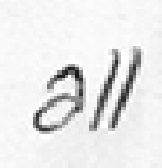
#> input picture backend/atest/5.png, 162 x 168 px, found by its file name
$ python Curvature_Continuity.py
#> lines starting #> are read from the running program, lines starting #| are printed output that depends on the picture; after the words box and inside, x2 and y2 are one past the last pixel; in counts of white or black regions, pixels touching at a corner belong together
import cv2
import numpy as np
import matplotlib.pyplot as plt
import math
import base64
from io import BytesIO


class CursiveCurvatureAnalyzer:
    def __init__(self, image_input, is_base64=True):
        """
        Initializes the CursiveCurvatureAnalyzer with either a base64 encoded image or image path.

        Parameters:
            image_input (str): Either base64 encoded image string or image file path
            is_base64 (bool): If True, image_input is treated as base64 string, else as file path
        """
#> called with image_input = 'atest/5.png', is_base64 = False
        if is_base64:
            # Decode base64 image
            img_data = base64.b64decode(image_input)
            nparr = np.frombuffer(img_data, np.uint8)
            self.img = cv2.imdecode(nparr, cv2.IMREAD_COLOR)
            if self.img is None:
                raise ValueError("Error: Could not decode base64 image")
        else:
            # Read image from file path
            self.img = cv2.imread(image_input)
#> self.img is the input picture: shape (168, 162, 3); min 24, max 255, mean 231.7
            if self.img is None:
                raise ValueError(f"Error: Could not read image at {image_input}")

        self.binary = None
        self.contours = None
        self.all_polys = []
        self.segment_lengths = []

    def _preprocess_image(self):
        """
        Convert the image to grayscale and apply binary thresholding.
        """
        gray = cv2.cvtColor(self.img, cv2.COLOR_BGR2GRAY)
        _, self.binary = cv2.threshold(gray, 127, 255, cv2.THRESH_BINARY_INV)

    def _find_contours(self):
        """
        Find external contours of the binary image.
        """
        self.contours, _ = cv2.findContours(self.binary, cv2.RETR_EXTERNAL, cv2.CHAIN_APPROX_NONE)

    def _compute_contours(self):
        """
        Process each contour to compute simplified polygon approximations and segment lengths.
        """
        for cnt in self.contours:
            # Skip very small contours that might be noise
            if cv2.contourArea(cnt) < 50:
                continue

            # Approximate contour with tolerance proportional to its perimeter
            epsilon = 0.01 * cv2.arcLength(cnt, closed=True)
            poly = cv2.approxPolyDP(cnt, epsilon, closed=True)
            self.all_polys.append(poly)

            # Calculate lengths of each segment in the polyline
            for i in range(len(poly)):
                x1, y1 = poly[i][0]
                x2, y2 = poly[(i + 1) % len(poly)][0]  # wrap-around for closed contour
                seg_len = math.hypot(x2 - x1, y2 - y1)
                self.segment_lengths.append(seg_len)

    def _calculate_statistics(self):
        """
        Normalize segment lengths by image height and compute statistical measures.
        """
        if not self.segment_lengths:
            return {
                "avg_normalized_segment_length": 0,
                "median_normalized_segment_length": 0,
                "segment_count": 0,
                "total_contours": 0
            }

        H = self.binary.shape[0]
        normalized_segment_lengths = [length / H for length in self.segment_lengths]
        avg_length = np.mean(normalized_segment_lengths)
        median_length = np.median(normalized_segment_lengths)

        return {
            "avg_normalized_segment_length": avg_length,
            "median_normalized_segment_length": median_length,
            "segment_count": len(self.segment_lengths),
            "total_contours": len(self.contours)
        }

    def _generate_visualization(self, normalized_segment_lengths, metrics):
        """
        Generate visualization plots and return them as base64 encoded images.
        """
        graphs = []

        # Draw contours and the simplified polygons on a copy of the original image
        debug_img = self.img.copy()
        cv2.drawContours(debug_img, self.contours, -1, (0, 255, 0), 2)
        cv2.drawContours(debug_img, self.all_polys, -1, (0, 0, 255), 2)

        # Create the visualization plot
        plt.figure(figsize=(12, 10))

        plt.subplot(2, 2, 1)
        plt.imshow(cv2.cvtColor(self.img, cv2.COLOR_BGR2RGB))
        plt.title("Original Image")
        plt.axis('off')

        plt.subplot(2, 2, 2)
        plt.imshow(self.binary, cmap='gray')
        plt.title("Binary Image")
        plt.axis('off')

        plt.subplot(2, 2, 3)
        plt.imshow(cv2.cvtColor(debug_img, cv2.COLOR_BGR2RGB))
        plt.title("Contours (green) and Simplified Polygon (red)")
        plt.axis('off')

        plt.subplot(2, 2, 4)
        plt.hist(normalized_segment_lengths, bins=20)
        plt.axvline(metrics["avg_normalized_segment_length"], color='r', linestyle='dashed', linewidth=2)
        plt.title(f"Segment Length Distribution\nAvg: {metrics['avg_normalized_segment_length']:.3f}")
        plt.xlabel("Normalized Length")
        plt.ylabel("Frequency")

        plt.tight_layout()

        # Convert plot to base64
        buf = BytesIO()
        plt.savefig(buf, format='png', bbox_inches='tight')
        buf.seek(0)
        plot_base64 = base64.b64encode(buf.getvalue()).decode('utf-8')
        plt.close()

        graphs.append(plot_base64)
        return graphs

    def analyze(self, debug=False):
        """
        Run the complete analysis pipeline and return metrics and optional visualizations.

        Parameters:
            debug (bool): If True, includes visualization plots in the results.

        Returns:
            dict: Contains metrics and optional visualization graphs
        """
        self._preprocess_image()
#> in _preprocess_image, `_, self.binary = cv2.threshold(gray, 127, 255, cv2.THRESH_BINARY_INV)`:
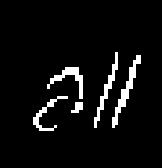
#> self.binary: shape (168, 162); 5.6% white; 5 white regions
        self._find_contours()
#> in _find_contours, `self.contours, _ = cv2.findContours(self.binary, cv2.RETR_EXTERNAL, cv..`: self.contours = 5 contours; box (x1, y1, x2, y2) and area: (112, 55, 141, 128) 366, (47, 67, 83, 99) 268, (94, 52, 118, 128) 259, (33, 96, 68, 131) 190, (71, 102, 83, 113) 67
        self._compute_contours()
#> the loop in _compute_contours, `for cnt in self.contours:` made 5 passes
#> epsilon on passes 1 to 5: 0.408, 1.68, 1.54, 1.92, 1.89
#> after the loop in _compute_contours, `for cnt in self.contours:`: self.all_polys = 5 contours; box (x1, y1, x2, y2) and area: (112, 55, 141, 128) 384, (47, 67, 83, 99) 278, (94, 52, 118, 128) 266, (33, 96, 68, 131) 210, (71, 102, 83, 113) 67; self.segment_lengths = 96 values, max 28.16 at index 95, min 1.41 at index 2, mean 7.28
        metrics = self._calculate_statistics()
#> in _calculate_statistics, `normalized_segment_lengths = [length / H for length in self.segment_le..`: normalized_segment_lengths = 96 values, max 0.168 at index 95, min 0.00842 at index 2, mean 0.0433
#> in _calculate_statistics, `avg_length = np.mean(normalized_segment_lengths)`: avg_length = 0.0433
#> in _calculate_statistics, `median_length = np.median(normalized_segment_lengths)`: median_length = 0.0389
#> metrics = {'avg_normalized_segment_length': 0.0433, 'median_normalized_segment_length': 0.0389, 'segment_count': 96, 'total_contours': 5}

        result = {
            'metrics': metrics,
            'graphs': [],
            'preprocessed_image': ''
        }

        if debug:
            _, buffer = cv2.imencode('.png', self.binary)
#> buffer = 1075 values, max 255 at index 53, min 0 at index 8, mean 120.6
            preprocessed_image_base64 = base64.b64encode(buffer).decode('utf-8')
            result['preprocessed_image'] = preprocessed_image_base64

        if debug and self.segment_lengths:
            H = self.binary.shape[0]
            normalized_segment_lengths = [length / H for length in self.segment_lengths]
            result['graphs'] = self._generate_visualization(normalized_segment_lengths, metrics)
#> in _generate_visualization, `cv2.drawContours(debug_img, self.all_polys, -1, (0, 0, 255), 2)`:
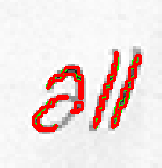
#> debug_img: shape (168, 162, 3); mean B, G, R 222, 224, 239.9
#> in _generate_visualization, `plt.savefig(buf, format='png', bbox_inches='tight')`:
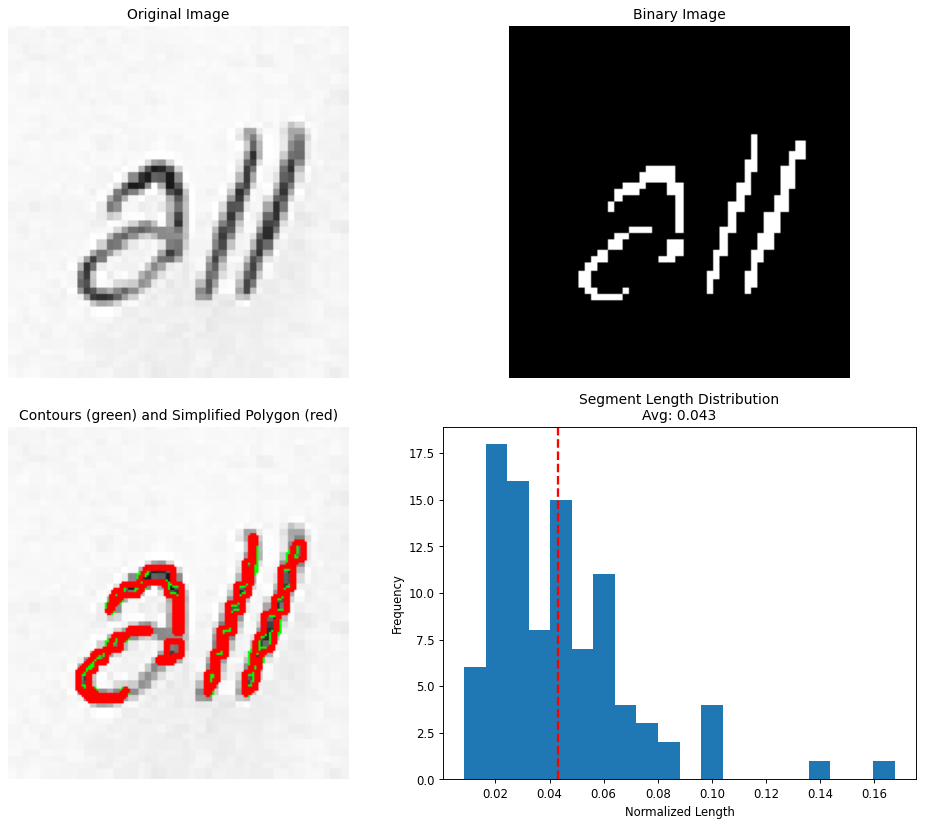
#> figure drawn by matplotlib, 4 panels; panel 4: tallest bar 18 high, from x = 0.0164 to 0.0243

        return result


if __name__ == "__main__":
    # Example with file path
    image_path = "atest/5.png"
    analyzer = CursiveCurvatureAnalyzer(image_path, is_base64=False)
    results = analyzer.analyze(debug=True)
#> results = 3 items
    print(results)
#> (printed output is left out)

$ run again, with backend/atest/1.png copied over backend/atest/5.png
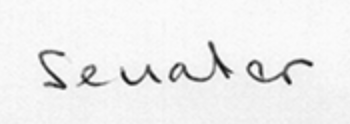
#> input picture backend/atest/1.png, 350 x 124 px, found by its file name
#> in __init__, self.img is the input picture: shape (124, 350, 3); min 14, max 254, mean 238
#> in _preprocess_image, `_, self.binary = cv2.threshold(gray, 127, 255, cv2.THRESH_BINARY_INV)`:
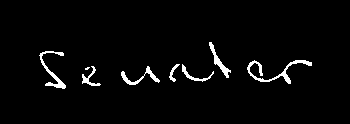
#> self.binary: shape (124, 350); 2.9% white; 8 white regions (1 under 20 px)
#> self.contours = 8 contours, 1 with area under 20; largest, box (x1, y1, x2, y2) and area: (247, 60, 312, 84) 228, (39, 51, 66, 89) 173, (209, 42, 231, 78) 140, (121, 66, 160, 85) 133, (182, 64, 214, 82) 76, (82, 66, 101, 86) 74, (169, 64, 180, 82) 43
#> the loop in _compute_contours, `for cnt in self.contours:` made 8 passes
#> epsilon on passes 2, 3, 4, 6, 7, 8: 1.22, 0.873, 0.927, 2.45, 1.7, 0.963
#> after the loop in _compute_contours, `for cnt in self.contours:`: self.all_polys = 6 contours; box (x1, y1, x2, y2) and area: (40, 51, 66, 89) 162, (209, 42, 231, 78) 152, (247, 62, 312, 84) 148, (121, 66, 160, 85) 128, (182, 64, 214, 82) 86, (82, 66, 101, 86) 72; self.segment_lengths = 93 values, max 24.76 at index 69, min 1.41 at index 22, mean 8.18
#> in _calculate_statistics, `normalized_segment_lengths = [length / H for length in self.segment_le..`: normalized_segment_lengths = 93 values, max 0.2 at index 69, min 0.0114 at index 22, mean 0.066
#> avg_length = 0.066
#> median_length = 0.0614
#> metrics = {'avg_normalized_segment_length': 0.066, 'median_normalized_segment_length': 0.0614, 'segment_count': 93, 'total_contours': 8}
#> buffer = 1057 values, max 255 at index 929, min 0 at index 8, mean 111.7
#> in _generate_visualization, `plt.savefig(buf, format='png', bbox_inches='tight')`:
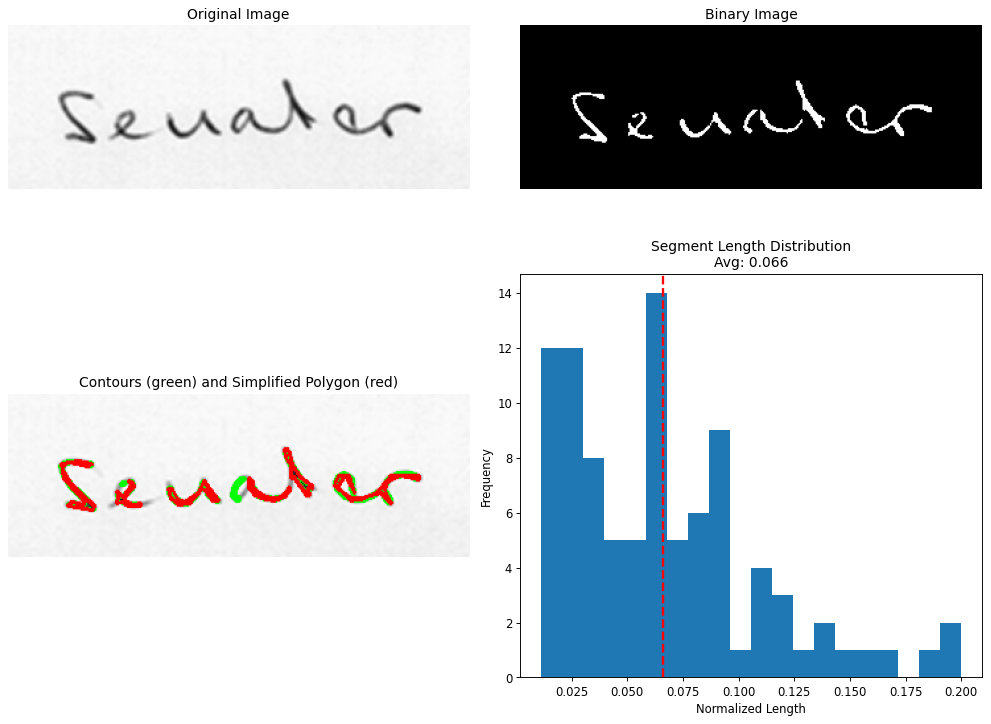
#> figure drawn by matplotlib, 4 panels; panel 4: tallest bar 14 high, from x = 0.0585 to 0.0679
#> results = 3 items
#> (printed output is left out)

$ run again, with backend/atest/2.png copied over backend/atest/5.png
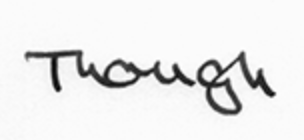
#> input picture backend/atest/2.png, 304 x 140 px, found by its file name
#> in __init__, self.img is the input picture: shape (140, 304, 3); min 3, max 255, mean 234.1
#> in _preprocess_image, `_, self.binary = cv2.threshold(gray, 127, 255, cv2.THRESH_BINARY_INV)`:
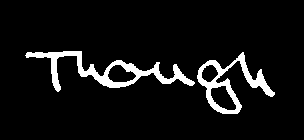
#> self.binary: shape (140, 304); 6.9% white; 2 white regions
#> self.contours = 2 contours; box (x1, y1, x2, y2) and area: (25, 51, 195, 92) 1750, (197, 52, 275, 114) 1692
#> the loop in _compute_contours, `for cnt in self.contours:` made 2 passes
#> epsilon on passes 1 to 2: 3.69, 5.5
#> after the loop in _compute_contours, `for cnt in self.contours:`: self.all_polys = 2 contours; box (x1, y1, x2, y2) and area: (198, 52, 275, 114) 1710, (25, 51, 195, 92) 1592; self.segment_lengths = 39 values, max 56.14 at index 38, min 4.47 at index 16, mean 21.25
#> in _calculate_statistics, `normalized_segment_lengths = [length / H for length in self.segment_le..`: normalized_segment_lengths = 39 values, max 0.401 at index 38, min 0.0319 at index 16, mean 0.152
#> avg_length = 0.152
#> median_length = 0.137
#> metrics = {'avg_normalized_segment_length': 0.152, 'median_normalized_segment_length': 0.137, 'segment_count': 39, 'total_contours': 2}
#> buffer = 1362 values, max 255 at index 1023, min 0 at index 8, mean 105.5
#> in _generate_visualization, `plt.savefig(buf, format='png', bbox_inches='tight')`:
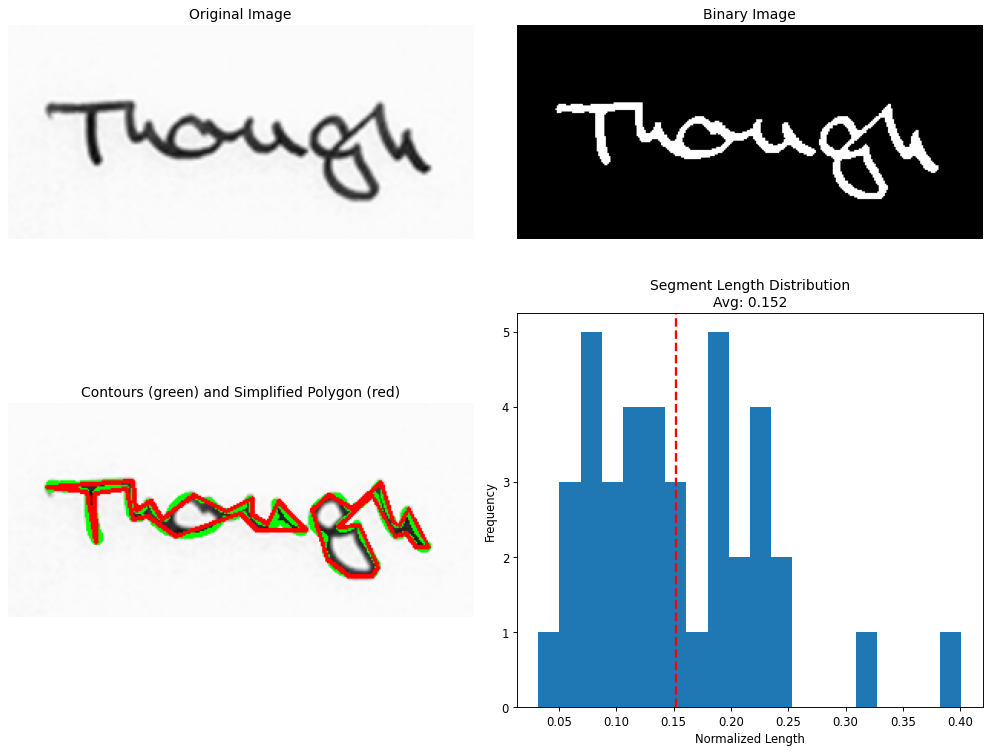
#> figure drawn by matplotlib, 4 panels
#> results = 3 items
#> (printed output is left out)

$ run again, with backend/atest/3.png copied over backend/atest/5.png
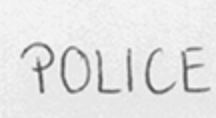
#> input picture backend/atest/3.png, 216 x 118 px, found by its file name
#> in __init__, self.img is the input picture: shape (118, 216, 3); min 79, max 249, mean 227.4
#> in _preprocess_image, `_, self.binary = cv2.threshold(gray, 127, 255, cv2.THRESH_BINARY_INV)`:
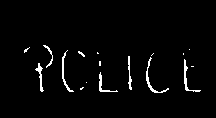
#> self.binary: shape (118, 216); 2.5% white in thin lines or dots, all inside (x1, y1, x2, y2) = (24, 45, 201, 93)
#> self.contours = 17 contours, 10 with area under 20; largest, box (x1, y1, x2, y2) and area: (146, 57, 169, 93) 58, (184, 59, 201, 92) 54, (35, 63, 44, 92) 52, (62, 50, 74, 92) 49, (99, 72, 118, 92) 40, (128, 56, 132, 90) 33, (43, 45, 53, 68) 26
#> the loop in _compute_contours, `for cnt in self.contours:` made 17 passes
#> cnt on passes 2, 4, 10, 11, 12, 15: [[86, 82]], [[191, 66], [192, 66], [193, 66], [192, 66]], [[183, 53], [183, 54]], [[153, 53], [152, 54], [151, 55], [152, 54]], [[97, 52], [97, 53], [98, 53]], [[189, 49]]
#> after the loop in _compute_contours, `for cnt in self.contours:`: self.all_polys = 3 contours; box (x1, y1, x2, y2) and area: (146, 57, 169, 93) 62, (35, 63, 44, 92) 52, (184, 59, 201, 92) 36; self.segment_lengths = 38 values, max 30.02 at index 17, min 1 at index 16, mean 6.86
#> in _calculate_statistics, `normalized_segment_lengths = [length / H for length in self.segment_le..`: normalized_segment_lengths = 38 values, max 0.254 at index 17, min 0.00847 at index 16, mean 0.0581
#> avg_length = 0.0581
#> median_length = 0.0379
#> metrics = {'avg_normalized_segment_length': 0.0581, 'median_normalized_segment_length': 0.0379, 'segment_count': 38, 'total_contours': 17}
#> buffer = 854 values, max 255 at index 53, min 0 at index 8, mean 121.6
#> in _generate_visualization, `plt.savefig(buf, format='png', bbox_inches='tight')`:
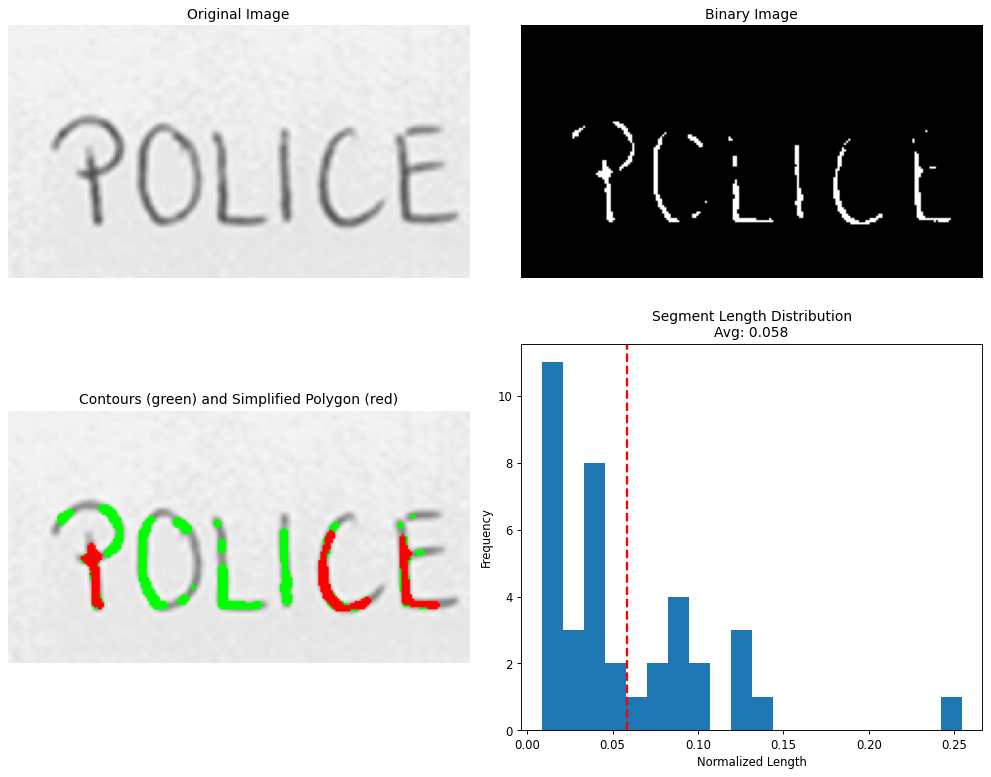
#> figure drawn by matplotlib, 4 panels; panel 4: tallest bar 11 high, from x = 0.00847 to 0.0208
#> results = 3 items
#> (printed output is left out)
